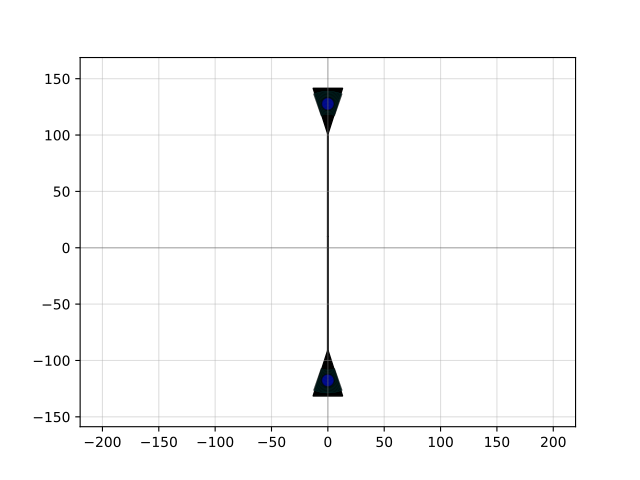

This figure's Python source:
import gdsfactory as gf

c = gf.components.grating_coupler_loss_fiber_single(cross_section='strip')
c.plot()
